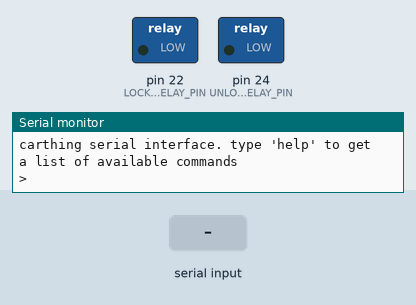
Bench run of a program on a simulated Arduino Mega 2560, built with avr-gcc and run on an emulated ATmega2560. On the bench: switched loads named in the program (green lamp = pin HIGH), the last lines printed to the serial monitor. The inputs (shaded band) are chosen by the test bench.

Above: at 1.2 s.
1.3 s: "unlock\n" received over Serial
At 1.43 s:
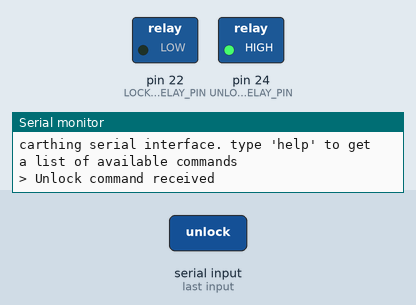
3.0 s: "L\n" received over the second serial link
At 3.12 s:
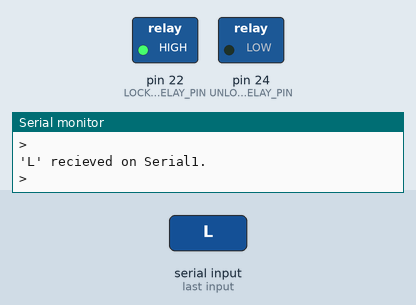
10.2 s: "lock\n" received over Serial
At 11.6 s:
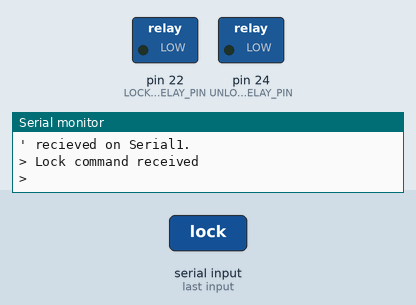
Timing chart, 0 to 12.7 s (numbered marks = the images above; inputs shaded):
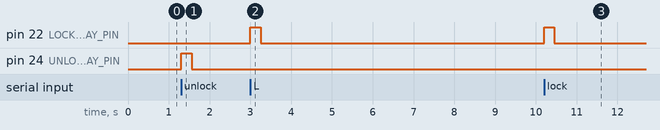

Measured:
- after the input at 1.3 s, pin 24 (UNLOCK_BTN_RELAY_PIN): LOW → HIGH at once, → LOW 0.25 s later
- after the input at 3.0 s, pin 22 (LOCK_BTN_RELAY_PIN): LOW → HIGH at once, → LOW 0.25 s later
- after the input at 10.2 s, pin 22 (LOCK_BTN_RELAY_PIN): LOW → HIGH at once, → LOW 0.25 s later

The program:

main.cpp
```cpp
#include <Arduino.h>
#include <SPI.h>

#define UNLOCK_BTN_RELAY_PIN 24
#define LOCK_BTN_RELAY_PIN 22

const int bufferSize = 100; // buffer size for incoming serial data
char inputBuffer[bufferSize];
const char* vars[] = {"predicted_lock_state"};
char predicted_lock_state[bufferSize] = "unknown"; // default state


void lock() {
      digitalWrite(LOCK_BTN_RELAY_PIN, HIGH);
      delay(250);
      digitalWrite(LOCK_BTN_RELAY_PIN, LOW);
}

void unlock() {
      digitalWrite(UNLOCK_BTN_RELAY_PIN, HIGH);
      delay(250);
      digitalWrite(UNLOCK_BTN_RELAY_PIN, LOW);
}


void displayHelp() {
  Serial.println("Available commands:");
  Serial.println("help - Displays this help message");
  Serial.println("unlock - Unlock command");
  Serial.println("lock - Lock command");
  Serial.println("bluetooth_scan - Start a Bluetooth scan");
  Serial.println("rfid_scan - Start an RFID scan");
  Serial.println("get [var] - Get value of a variable");
  Serial.println("set [var] [value] - Set value of a variable");
  Serial.println("list_vars - List all available variables");
}

void getVar(char* varName) {
  if (strcmp(varName, "predicted_lock_state") == 0) {
    Serial.println(predicted_lock_state);
  } else {
    Serial.println("Unknown variable.");
  }
}

void setVar(char* command) {
  char* varName = strtok(command, " ");
  char* value = strtok(NULL, "");

  if (varName != NULL && value != NULL) {
    if (strcmp(varName, "predicted_lock_state") == 0) {
      strncpy(predicted_lock_state, value, sizeof(predicted_lock_state) - 1);
      Serial.println("Value set.");
    } else {
      Serial.println("Unknown variable.");
    }
  } else {
    Serial.println("Invalid set command.");
  }
}

void listVars() {
  for (int i = 0; i < sizeof(vars) / sizeof(vars[0]); i++) {
    Serial.println(vars[i]);
  }
}


void setup() {
  Serial1.begin(9600);

  Serial.begin(9600);
  Serial.println("carthing serial interface. type 'help' to get a list of available commands");
  Serial.print("> ");
  pinMode(UNLOCK_BTN_RELAY_PIN, OUTPUT);
  pinMode(LOCK_BTN_RELAY_PIN, OUTPUT);
}

void loop() {
  if (Serial.available()) {
      int len = Serial.readBytesUntil('\n', inputBuffer, bufferSize);
      if (len > 0 && inputBuffer[len - 1] == '\r') {
          len--;  // decrement the length to ignore the '\r' character
      }
      inputBuffer[len] = '\0'; // Null-terminate the string

    // Check and handle command
    if (strcmp(inputBuffer, "help") == 0) {
      displayHelp();
    } else if (strcmp(inputBuffer, "unlock") == 0) {
      Serial.println("Unlock command received");
      unlock();
    } else if (strcmp(inputBuffer, "lock") == 0) {
      Serial.println("Lock command received");
      lock();
    } else if (strcmp(inputBuffer, "bluetooth_scan") == 0) {
      // Add your 'bluetooth_scan' functionality here
      Serial.println("Bluetooth scan started");
    } else if (strcmp(inputBuffer, "rfid_scan") == 0) {
      // Add your 'rfid_scan' functionality here
      Serial.println("RFID scan started");
    } else if (strncmp(inputBuffer, "get ", 4) == 0) {
      getVar(inputBuffer + 4);
    } else if (strncmp(inputBuffer, "set ", 4) == 0) {
      setVar(inputBuffer + 4);
    } else if (strcmp(inputBuffer, "list_vars") == 0) {
      listVars();
    } else {
      Serial.println("Unknown command. Type 'help' for available commands.");
    }
    Serial.print("> ");
  }

  if (Serial1.available()) {
    char c = Serial1.read();
    Serial.println();
    Serial.print("'");
    Serial.print(c);
    Serial.println(+ "' recieved on Serial1.");
    Serial.print("> ");
    if (c == 'L') { lock(); }
    if (c == 'U') { unlock(); }
  }
}
```
